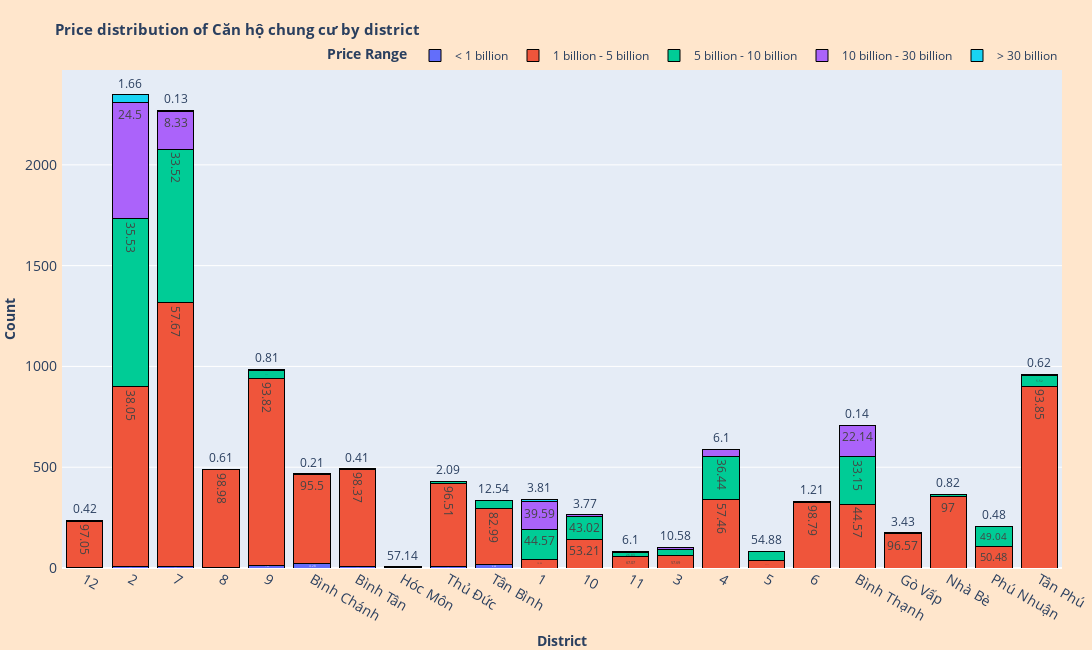

Notebook code cell kept with this figure:
### Markdown cell above
`Hóc Môn` have the cheapest average price, most of district have the average range that below `6 billion`, seem common price of `Căn hộ chung cư` can be cheaper than `Nhà riêng`. But among them, there is a significant difference of the average price in `District 1`, almost double all other districts.

### Code cell
Price_distribution_of_type('Căn hộ chung cư')

### Figure 1 — Plotly figure (JSON) as saved in the notebook; plotly's stock layout.template omitted (floating-point values rounded to 4 significant figures)
{"data": [{"alignmentgroup": "True", "hovertemplate": "<b>%{text}</b> (%) of <b>Căn hộ chung cư</b> in %{x} have price in range <b>%{fullData.name}</b>", "legendgroup": "< 1 billion", "marker": {"color": "#636efa", "line": {"color": "black", "width": 1}, "pattern": {"shape": ""}}, "name": "< 1 billion", "offsetgroup": "< 1 billion", "orientation": "v", "showlegend": true, "text": [0.84, 0.26, 0.35, 0.41, 1.42, 4.28, 1.22, 42.86, 1.4, 4.48], "textposition": "auto", "type": "bar", "x": ["12", "2", "7", "8", "9", "Bình Chánh", "Bình Tân", "Hóc Môn", "Thủ Đức", "Tân Bình"], "xaxis": "x", "y": [2, 6, 8, 2, 14, 20, 6, 3, 6, 15], "yaxis": "y"}, {"alignmentgroup": "True", "hovertemplate": "<b>%{text}</b> (%) of <b>Căn hộ chung cư</b> in %{x} have price in range <b>%{fullData.name}</b>", "legendgroup": "1 billion - 5 billion", "marker": {"color": "#EF553B", "line": {"color": "black", "width": 1}, "pattern": {"shape": ""}}, "name": "1 billion - 5 billion", "offsetgroup": "1 billion - 5 billion", "orientation": "v", "showlegend": true, "text": [12.02, 53.21, 67.07, 97.05, 38.05, 57.69, 57.46, 45.12, 98.79, 57.67, 98.98, 93.82, 95.5, 44.57, 98.37, 96.57, 57.14, 97, 50.48, 96.51, 82.99, 93.85], "textposition": "auto", "type": "bar", "x": ["1", "10", "11", "12", "2", "3", "4", "5", "6", "7", "8", "9", "Bình Chánh", "Bình Thạnh", "Bình Tân", "Gò Vấp", "Hóc Môn", "Nhà Bè", "Phú Nhuận", "Thủ Đức", "Tân Bình", "Tân Phú"], "xaxis": "x", "y": [41, 141, 55, 230, 893, 60, 339, 37, 326, 1309, 486, 926, 446, 316, 484, 169, 4, 356, 105, 415, 278, 901], "yaxis": "y"}, {"alignmentgroup": "True", "hovertemplate": "<b>%{text}</b> (%) of <b>Căn hộ chung cư</b> in %{x} have price in range <b>%{fullData.name}</b>", "legendgroup": "5 billion - 10 billion", "marker": {"color": "#00cc96", "line": {"color": "black", "width": 1}, "pattern": {"shape": ""}}, "name": "5 billion - 10 billion", "offsetgroup": "5 billion - 10 billion", "orientation": "v", "showlegend": true, "text": [44.57, 43.02, 26.83, 1.69, 35.53, 31.73, 36.44, 54.88, 1.21, 33.52, 0.61, 3.95, 0.21, 33.15, 0.41, 3.43, 2.18, 49.04, 2.09, 12.54, 5.52], "textposition": "auto", "type": "bar", "x": ["1", "10", "11", "12", "2", "3", "4", "5", "6", "7", "8", "9", "Bình Chánh", "Bình Thạnh", "Bình Tân", "Gò Vấp", "Nhà Bè", "Phú Nhuận", "Thủ Đức", "Tân Bình", "Tân Phú"], "xaxis": "x", "y": [152, 114, 22, 4, 834, 33, 215, 45, 4, 761, 3, 39, 1, 235, 2, 6, 8, 102, 9, 42, 53], "yaxis": "y"}, {"alignmentgroup": "True", "hovertemplate": "<b>%{text}</b> (%) of <b>Căn hộ chung cư</b> in %{x} have price in range <b>%{fullData.name}</b>", "legendgroup": "10 billion - 30 billion", "marker": {"color": "#ab63fa", "line": {"color": "black", "width": 1}, "pattern": {"shape": ""}}, "name": "10 billion - 30 billion", "offsetgroup": "10 billion - 30 billion", "orientation": "v", "showlegend": true, "text": [39.59, 3.77, 6.1, 0.42, 24.5, 10.58, 6.1, 8.33, 0.81, 22.14, 0.82, 0.48, 0.62], "textposition": "auto", "type": "bar", "x": ["1", "10", "11", "12", "2", "3", "4", "7", "9", "Bình Thạnh", "Nhà Bè", "Phú Nhuận", "Tân Phú"], "xaxis": "x", "y": [135, 10, 5, 1, 575, 11, 36, 189, 8, 157, 3, 1, 6], "yaxis": "y"}, {"alignmentgroup": "True", "hovertemplate": "<b>%{text}</b> (%) of <b>Căn hộ chung cư</b> in %{x} have price in range <b>%{fullData.name}</b>", "legendgroup": "> 30 billion", "marker": {"color": "#19d3f3", "line": {"color": "black", "width": 1}, "pattern": {"shape": ""}}, "name": "> 30 billion", "offsetgroup": "> 30 billion", "orientation": "v", "showlegend": true, "text": [3.81, 1.66, 0.13, 0.14], "textposition": "auto", "type": "bar", "x": ["1", "2", "7", "Bình Thạnh"], "xaxis": "x", "y": [13, 39, 3, 1], "yaxis": "y"}], "layout": {"barmode": "stack", "height": 650, "legend": {"orientation": "h", "title": {"text": "<b>Price Range</b>"}, "tracegroupgap": 0, "x": 1, "xanchor": "right", "y": 1, "yanchor": "bottom"}, "margin": {"b": 0, "l": 20, "r": 30, "t": 70}, "paper_bgcolor": "#ffe6cc", "title": {"font": {"size": 15}, "text": "<b>Price distribution of Căn hộ chung cư by district</b>"}, "width": 1100, "xaxis": {"anchor": "y", "domain": [0, 1], "tickfont": {"size": 14}, "title": {"text": "<b>District</b>"}}, "yaxis": {"anchor": "x", "domain": [0, 1], "tickfont": {"size": 14}, "ticksuffix": " ", "title": {"text": "<b>Count</b>"}}}}
